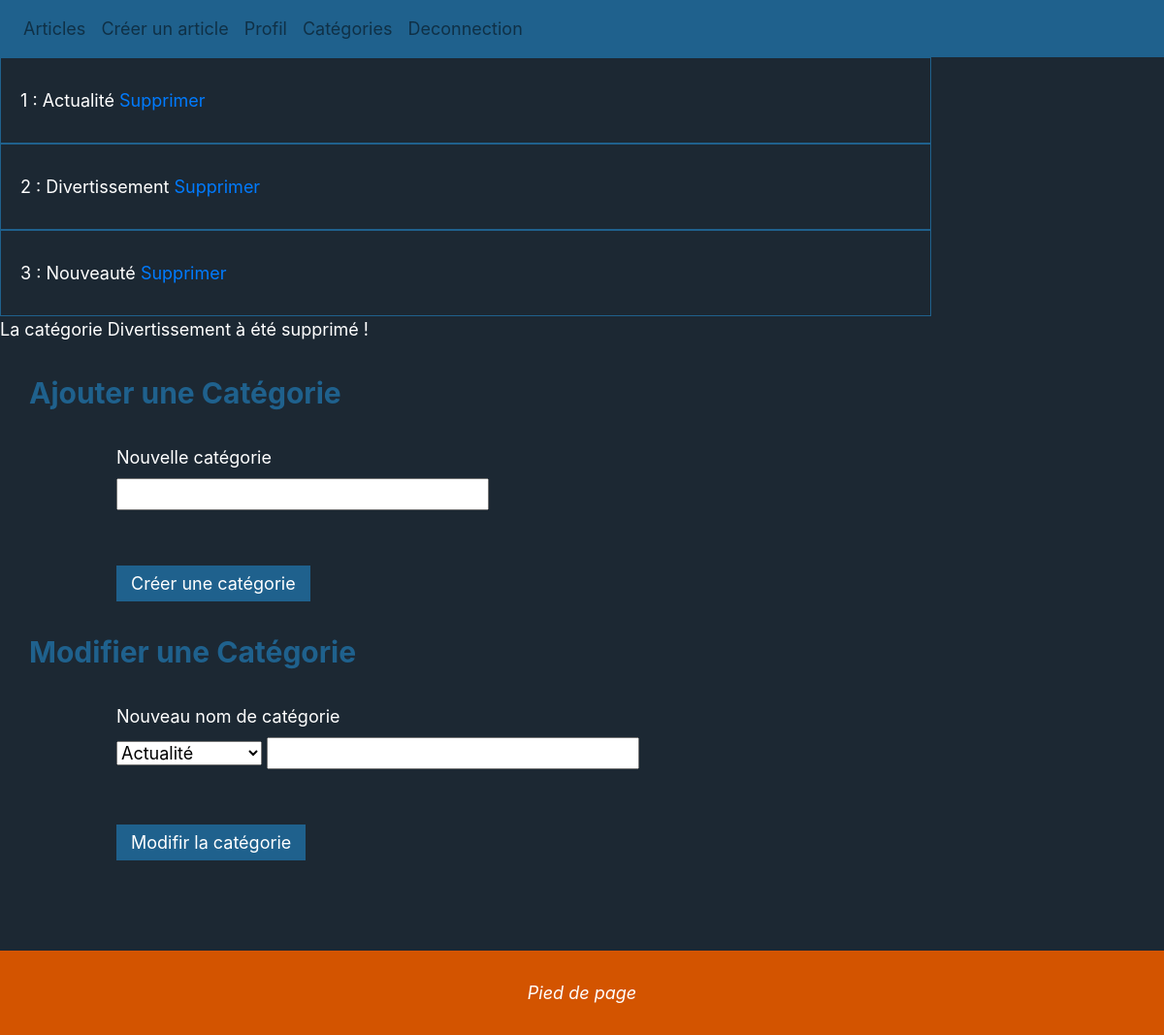
The page /admin?ac=category&id=2 (signed in) on the database its author committed.
### tables this page shows
CREATE TABLE `categories` (
  `id` int(11) NOT NULL,
  `name` varchar(255) NOT NULL
);

### Model/function.php (called while the page is built, shortened)
<?php
function connectPdo(){
    try{
        $pdo = new PDO ('mysql:host='.HOST.';dbname='.DBNAME, USER , PW , array(PDO::MYSQL_ATTR_INIT_COMMAND => 'SET NAMES utf8'));
        return $pdo ;
    }
    catch(PDOExeption $e)
    {
        echo "problème de connexion". $e->getMessage();
        return fasle ;
    }
}
function getCategories(){
    $pdo = connectPdo();
    try{
        $db = $pdo->prepare("select categories.id, categories.name from categories");
        $db->execute();
        $categories = $db->fetchALL(PDO::FETCH_OBJ);
    }catch (PDOException $e){
        echo"Erreur de connexion". $e->getMessage();
    }
    return $categories;
}
function getCategoryNameById($id){
    $pdo = connectPdo();
    try {
        $db = $pdo->prepare(" SELECT categories.name FROM categories where categories.id=:id");
        $db->execute([':id'=>$id]);
        $req = $db->fetch(PDO::FETCH_OBJ);
        return $req->name;
    }catch (PDOException $e){
        echo "Erreur de connection users". $e->getMessage();
    }
}

### View/category.php (the view, shortened to what this page needs)
<?php
if(isset($categories)){
    foreach ($categories as $category){
    ?>
    <div class='comment'><?php echo "$category->id : $category->name"; ?>
        <a class='supprcat' onclick="return confirmSuppr()" href= <?php echo "/admin?ac=category&id=$category->id" ?>>Supprimer</a>
    </div>
    <?php
    }
    if(isset($message)){
        echo "<div class='msg'>$message</div>";
    }
}
?>
<div class="title" xmlns="http://www.w3.org/1999/html">Ajouter une Catégorie</div>
<form action="/admin?ac=addcategory" id="form-addcat" method="post" enctype="multipart/form-data">
    <label for="name">Nouvelle catégorie</label><br />
    <input class="i-title" type="text" name="name" required/>
    <br />
    <br />
    <input class="i-sub" form="addcat" type="submit" value="Créer une catégorie">
</form>
<div class="title" xmlns="http://www.w3.org/1999/html">Modifier une Catégorie</div>
<form action="/admin?ac=setcategory" id="form-setcat" method="post" enctype="multipart/form-data">
    <label for="idcategory">Nouveau nom de catégorie</label><br />
    <select class="i-category" type="select" form="form-setcat" name="idcat">
        <?php
        foreach ($categories as $category){
            echo "<option value=$category->id>$category->name</option>";
        }
        ?>
    </select>
    <input class="i-title" type="text" name="namecat" required/>
    <br />
    <br />
    <input class="i-sub" type="submit" value="Modifir la catégorie">
</form>

### asset/css/style.css (style rules this page uses)
html { min-height: 100%; }
body { background-color:#1C2833;color :white;margin: 0; font-size:18px;position: relative; padding-bottom: 160px }
form { width: 80%; display: block; margin: auto; }
input, textarea { margin-bottom: 20px; }
.i-sub { border: none; display: block;background-color:#1F618D; color: white; cursor: pointer; padding: 5px; padding-right: 15px;padding-left: 15px;margin-top: 10px; }
.i-title, .i-content { width: 40% }
.title { color: #1F618D; font-size: 30px; font-weight: bold; margin: 30px; }
.comment { padding-bottom: 30px; padding-top: 30px; border: solid #1F618D 1px; padding-left: 20px;width: 80%; }

### rows shown on the page
categories: id "1", name "Actualité"
categories: id "2", name "Divertissement", name "La catégorie Divertissement à été supprimé !"
categories: id "3", name "Nouveauté"

### other values the page prints
form field idcat "Actualité"
